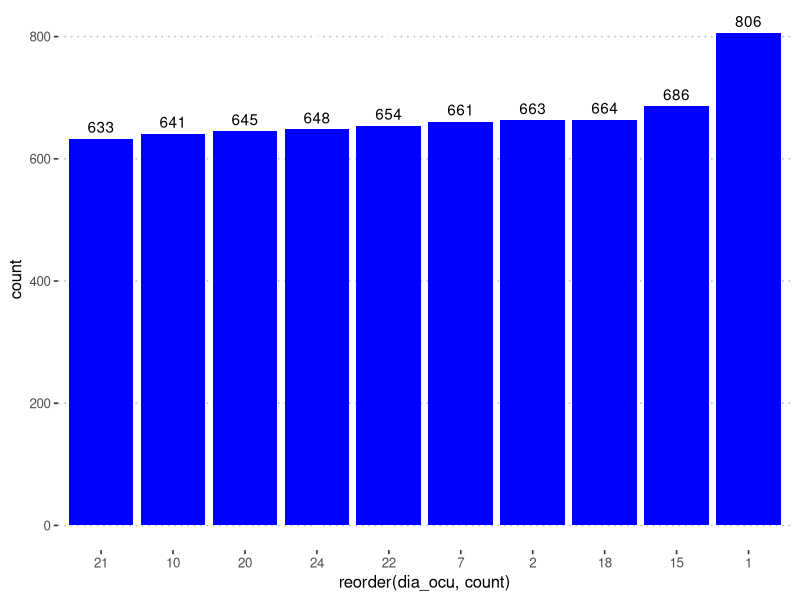
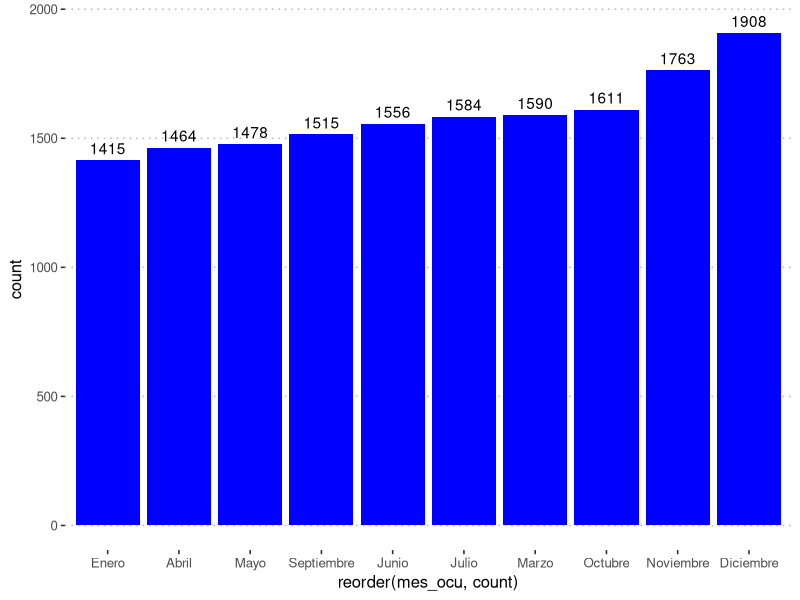
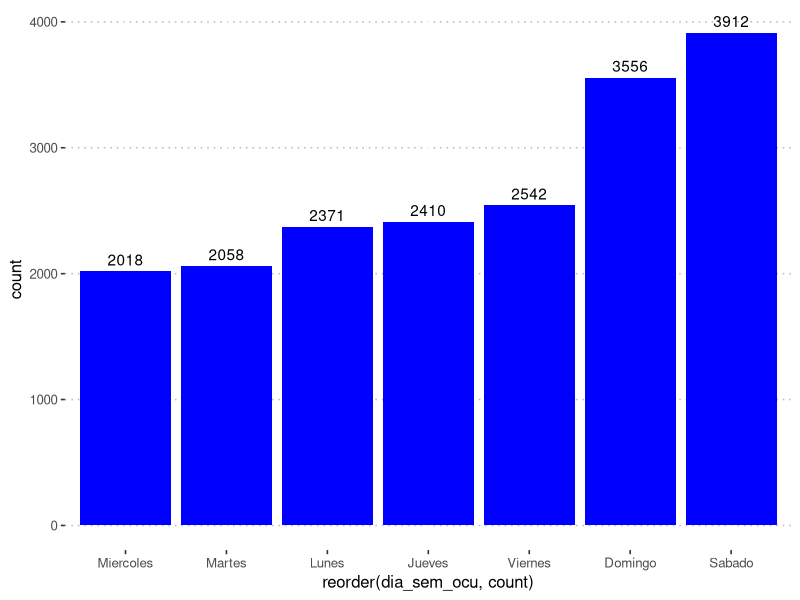
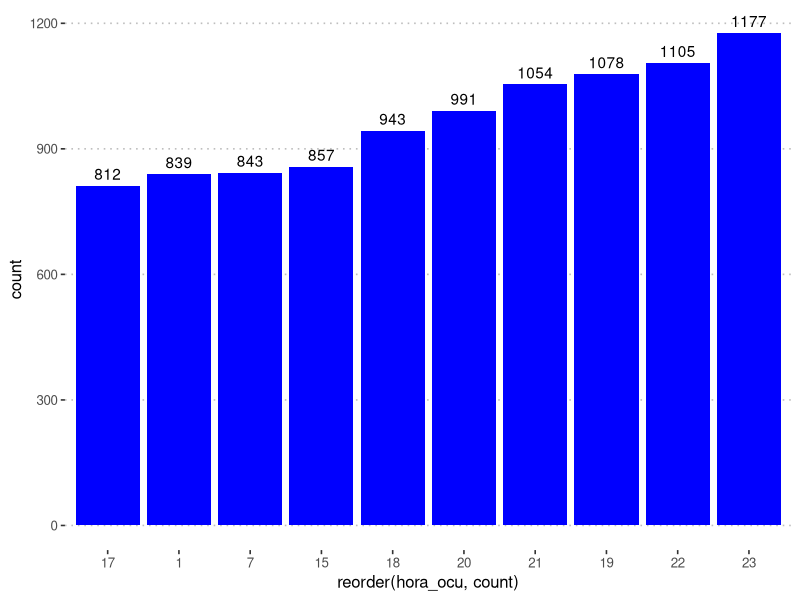
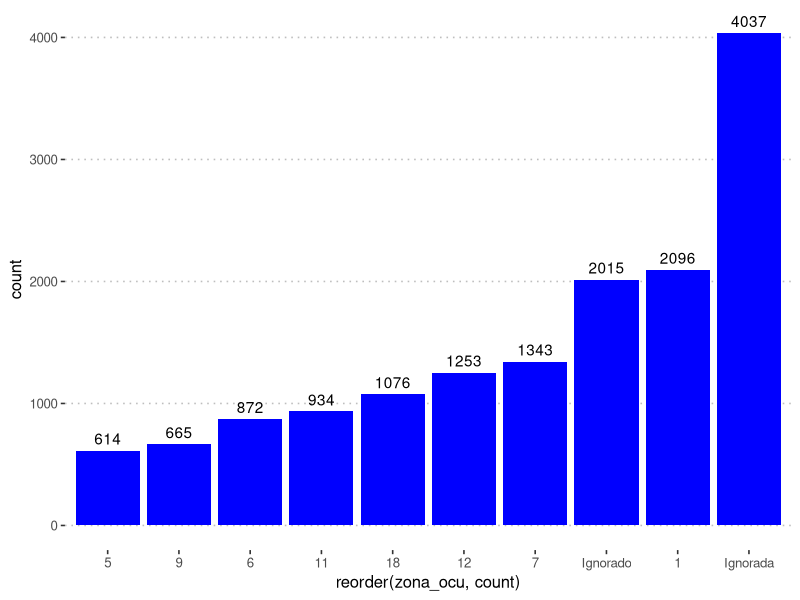
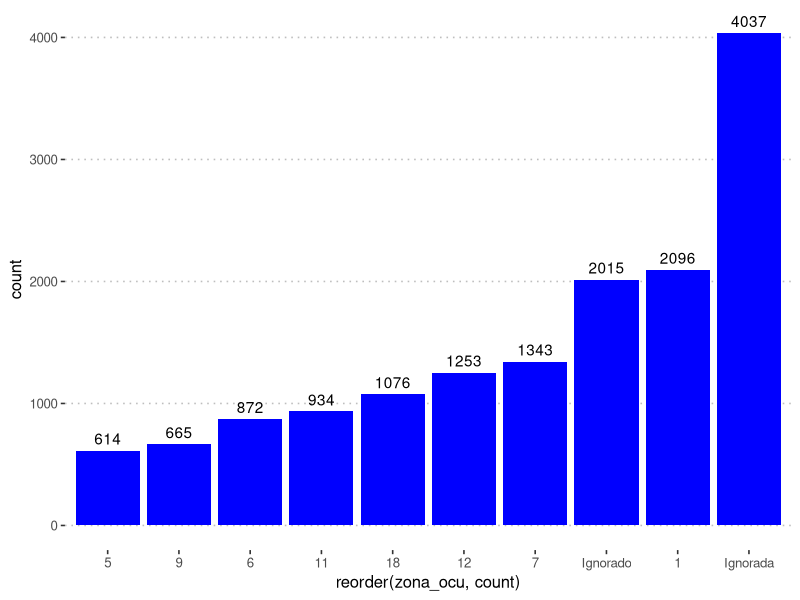
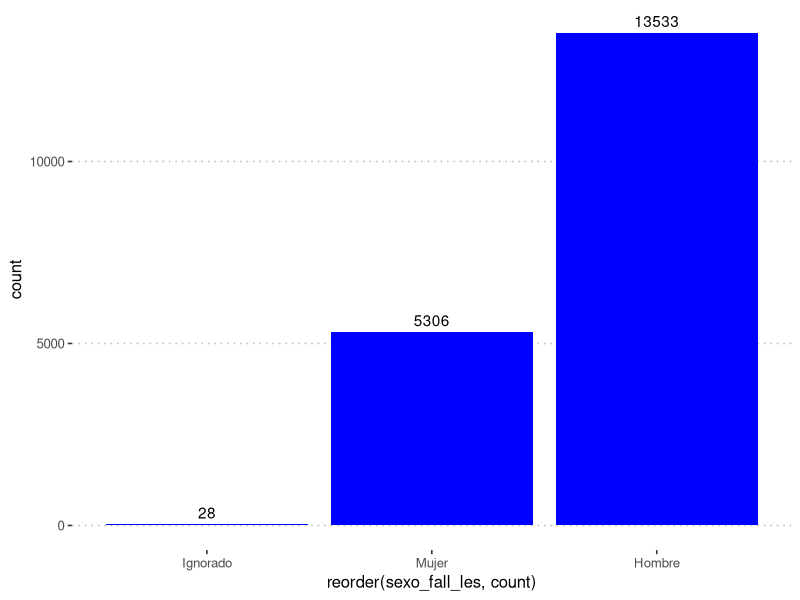
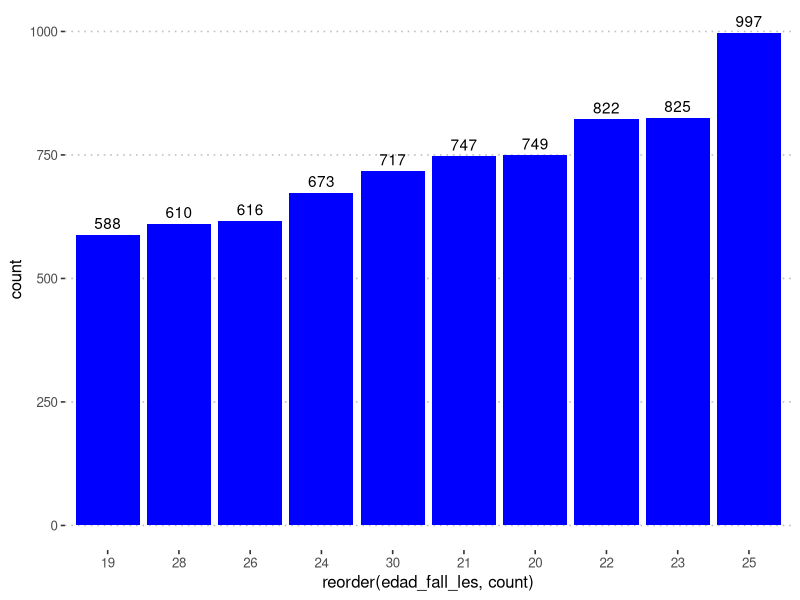

The R script that drew these images, in order:
## ---- chunk 1
knitr::opts_chunk$set(echo = TRUE)
library(ggplot2)
library(ggpubr)
library(dplyr)
theme_set(theme_pubr())
datos<-read.csv("INE-Accidentes-Guatemala.csv", stringsAsFactors = FALSE)
datos<-na.omit(datos)
datos <- datos[which(datos$depto_ocu == "Guatemala"), ]
## ---- chunk 2
datos$mes <- 0
datos[which(datos$mes_ocu == "Enero"), ]$mes <- 1
datos[which(datos$mes_ocu == "Febrero"), ]$mes <- 2
datos[which(datos$mes_ocu == "Marzo"), ]$mes <- 3
datos[which(datos$mes_ocu == "Abril"), ]$mes <- 4
datos[which(datos$mes_ocu == "Mayo"), ]$mes <- 5
datos[which(datos$mes_ocu == "Junio"), ]$mes <- 6
datos[which(datos$mes_ocu == "Julio"), ]$mes <- 7
datos[which(datos$mes_ocu == "Agosto"), ]$mes <- 8
datos[which(datos$mes_ocu == "Septiembre"), ]$mes <- 9
datos[which(datos$mes_ocu == "Octubre"), ]$mes <- 10
datos[which(datos$mes_ocu == "Noviembre"), ]$mes <- 11
datos[which(datos$mes_ocu == "Diciembre"), ]$mes <- 12
datos
## ---- chunk 3
#Dia de ocurrencia
df <- datos %>%
  group_by(dia_ocu) %>%
  summarise(count = n())
df <- df[order(-df$count),]
df <- df[1:10,]
print(df)
ggplot(df, aes(x = reorder(dia_ocu, count), y = count)) + geom_bar(fill = "blue", stat = "identity") + geom_text(aes(label = count), vjust = -0.5) + theme_pubclean()
## ---- chunk 4
#Mes de ocurrencia
df <- datos %>%
  group_by(mes_ocu) %>%
  summarise(count = n())
df <- df[order(-df$count),]
df <- df[1:10,]
print(df)
ggplot(df, aes(x = reorder(mes_ocu, count), y = count)) + geom_bar(fill = "blue", stat = "identity") + geom_text(aes(label = count), vjust = -0.5) + theme_pubclean()
## ---- chunk 5
#Día de la semana de ocurrencia
df <- datos %>%
  group_by(dia_sem_ocu) %>%
  summarise(count = n())
df <- df[order(-df$count),]
print(df)
ggplot(df, aes(x = reorder(dia_sem_ocu, count), y = count)) + geom_bar(fill = "blue", stat = "identity") + geom_text(aes(label = count), vjust = -0.5) + theme_pubclean()
## ---- chunk 6
#Hora de ocurrencia
df <- datos %>%
  group_by(hora_ocu) %>%
  summarise(count = n())
df <- df[order(-df$count),]
df <- df[1:10,]
print(df)
ggplot(df, aes(x = reorder(hora_ocu, count), y = count)) + geom_bar(fill = "blue", stat = "identity") + geom_text(aes(label = count), vjust = -0.5) + theme_pubclean()
## ---- chunk 7
#Municipio de ocurrencia
df <- datos %>%
  group_by(zona_ocu) %>%
  summarise(count = n())
df <- df[order(-df$count),]
df <- df[1:10,]
print(df)
ggplot(df, aes(x = reorder(zona_ocu, count), y = count)) + geom_bar(fill = "blue", stat = "identity") + geom_text(aes(label = count), vjust = -0.5) + theme_pubclean()
## ---- chunk 8
#Zona ocurrencia
df <- datos %>%
  group_by(zona_ocu) %>%
  summarise(count = n())
df <- df[order(-df$count),]
df <- df[1:10,]
print(df)
ggplot(df, aes(x = reorder(zona_ocu, count), y = count)) + geom_bar(fill = "blue", stat = "identity") + geom_text(aes(label = count), vjust = -0.5) + theme_pubclean()
## ---- chunk 9
#Sexo del involucrado
df <- datos %>%
  group_by(sexo_fall_les) %>%
  summarise(count = n())
df <- df[order(-df$count),]
print(df)
ggplot(df, aes(x = reorder(sexo_fall_les, count), y = count)) + geom_bar(fill = "blue", stat = "identity") + geom_text(aes(label = count), vjust = -0.5) + theme_pubclean()
## ---- chunk 10
#Edad del involucrado
df <- datos %>%
  group_by(edad_fall_les) %>%
  summarise(count = n())
df <- df[order(-df$count),]
df <- df[1:10,]
print(df)
ggplot(df, aes(x = reorder(edad_fall_les, count), y = count)) + geom_bar(fill = "blue", stat = "identity") + geom_text(aes(label = count), vjust = -0.5) + theme_pubclean()
## ---- chunk 11
#Tipo de vehiculo
df <- datos %>%
  group_by(tipo_vehi) %>%
  summarise(count = n())
df <- df[order(-df$count),]
df <- df[1:10,]
print(df)
ggplot(df, aes(x = reorder(tipo_vehi, count), y = count)) + geom_bar(fill = "blue", stat = "identity") + geom_text(aes(label = count), vjust = -0.5) + theme_pubclean()
## ---- chunk 12
#Color vehiculo
df <- datos %>%
  group_by(color_vehi) %>%
  summarise(count = n())
df <- df[order(-df$count),]
df <- df[1:10,]
print(df)
ggplot(df, aes(x = reorder(color_vehi, count), y = count)) + geom_bar(fill = "blue", stat = "identity") + geom_text(aes(label = count), vjust = -0.5) + theme_pubclean()
## ---- chunk 13
#Causa de ocurrencia
df <- datos %>%
  group_by(causa_acc) %>%
  summarise(count = n())
df <- df[order(-df$count),]
print(df)
ggplot(df, aes(x = reorder(causa_acc, count), y = count)) + geom_bar(fill = "blue", stat = "identity") + geom_text(aes(label = count), vjust = -0.5) + theme_pubclean()
## ---- chunk 14
#Estado del implicado
df <- datos %>%
  group_by(estado_implicado) %>%
  summarise(count = n())
df <- df[order(-df$count),]
print(df)
ggplot(df, aes(x = reorder(estado_implicado, count), y = count)) + geom_bar(fill = "blue", stat = "identity") + geom_text(aes(label = count), vjust = -0.5) + theme_pubclean()
## ---- chunk 15
#Año
df <- datos %>%
  group_by(year) %>%
  summarise(count = n())
df <- df[order(-df$count),]
print(df)
ggplot(df, aes(x = reorder(year, count), y = count)) + geom_bar(fill = "blue", stat = "identity") + geom_text(aes(label = count), vjust = -0.5) + theme_pubclean()
## ---- chunk 16
#Limpieza de Datos de Insivumeh
library(readxl)

datosInsi <- read_xlsx("Insivumeh.xlsx")
datosInsi<-datosInsi[,-c(8, 9, 10, 11, 13, 14, 17)]
names(datosInsi)[1] <- "year"
names(datosInsi)[2] <- "mes"	
names(datosInsi)[3] <- "dia_ocu"
names(datosInsi)[4] <- "tempMax"
names(datosInsi)[5] <- "tempMin"
names(datosInsi)[6] <- "tempMed"
names(datosInsi)[7] <- "lluviaMed"
names(datosInsi)[8] <- "nuboMedia"
names(datosInsi)[9] <- "humeRelMedia"
names(datosInsi)[10] <- "presionAtmMedia"
## ---- chunk 17
df <- datosInsi %>%
  group_by(tempMax) %>%
  summarise(count = n())

ggplot(df, aes(x = reorder(tempMax, count), y = count)) + geom_bar(fill = "blue", stat = "identity")+ theme_pubclean()


sample = datosInsi[sample(nrow(datosInsi), 5000), ]
shapiro.test(sample$tempMax)
summary(datosInsi$tempMax)
## ---- chunk 18
datosInsi$tempMax[is.na(datosInsi$tempMax)] <-25.66
## ---- chunk 19
df <- datosInsi %>%
  group_by(tempMax) %>%
  summarise(count = n())

ggplot(df, aes(x = reorder(tempMax, count), y = count)) + geom_bar(fill = "blue", stat = "identity")+ theme_pubclean()


sample = datosInsi[sample(nrow(datosInsi), 5000), ]
shapiro.test(sample$tempMax)
summary(datosInsi$tempMax)
## ---- chunk 20
df <- datosInsi %>%
  group_by(tempMin) %>%
  summarise(count = n())

ggplot(df, aes(x = reorder(tempMin, count), y = count)) + geom_bar(fill = "blue", stat = "identity")+ theme_pubclean()


sample = datosInsi[sample(nrow(datosInsi), 5000), ]
shapiro.test(sample$tempMin)
summary(datosInsi$tempMin)
## ---- chunk 21
datosInsi$tempMin[is.na(datosInsi$tempMin)] <-15.56
## ---- chunk 22
df <- datosInsi %>%
  group_by(tempMin) %>%
  summarise(count = n())

ggplot(df, aes(x = reorder(tempMin, count), y = count)) + geom_bar(fill = "blue", stat = "identity")+ theme_pubclean()


sample = datosInsi[sample(nrow(datosInsi), 5000), ]
shapiro.test(sample$tempMin)
summary(datosInsi$tempMin)
## ---- chunk 23
df <- datosInsi %>%
  group_by(tempMed) %>%
  summarise(count = n())

ggplot(df, aes(x = reorder(tempMed, count), y = count)) + geom_bar(fill = "blue", stat = "identity")+ theme_pubclean()


sample = datosInsi[sample(nrow(datosInsi), 5000), ]
shapiro.test(sample$tempMed)
summary(datosInsi$tempMed)
## ---- chunk 24
datosInsi$tempMed[is.na(datosInsi$tempMed)] <- 19.97
## ---- chunk 25
df <- datosInsi %>%
  group_by(tempMed) %>%
  summarise(count = n())

ggplot(df, aes(x = reorder(tempMed, count), y = count)) + geom_bar(fill = "blue", stat = "identity")+ theme_pubclean()


sample = datosInsi[sample(nrow(datosInsi), 5000), ]
shapiro.test(sample$tempMed)
summary(datosInsi$tempMed)
## ---- chunk 26
df <- datosInsi %>%
  group_by(lluviaMed) %>%
  summarise(count = n())

ggplot(df, aes(x = reorder(lluviaMed, count), y = count)) + geom_bar(fill = "blue", stat = "identity")+ theme_pubclean()


sample = datosInsi[sample(nrow(datosInsi), 5000), ]
shapiro.test(sample$lluviaMed)
summary(datosInsi$lluviaMed)
## ---- chunk 27
datosInsi$lluviaMed[is.na(datosInsi$lluviaMed)] <-3.49
## ---- chunk 28
df <- datosInsi %>%
  group_by(lluviaMed) %>%
  summarise(count = n())

ggplot(df, aes(x = reorder(lluviaMed, count), y = count)) + geom_bar(fill = "blue", stat = "identity")+ theme_pubclean()


sample = datosInsi[sample(nrow(datosInsi), 5000), ]
shapiro.test(sample$lluviaMed)
summary(datosInsi$lluviaMed)
## ---- chunk 29
df <- datosInsi %>%
  group_by(nuboMedia) %>%
  summarise(count = n())

ggplot(df, aes(x = reorder(nuboMedia, count), y = count)) + geom_bar(fill = "blue", stat = "identity")+ theme_pubclean()


sample = datosInsi[sample(nrow(datosInsi), 5000), ]
shapiro.test(sample$nuboMedia)
summary(datosInsi$nuboMedia)
## ---- chunk 30
datosInsi$nuboMedia[is.na(datosInsi$nuboMedia)] <-5.667
## ---- chunk 31
df <- datosInsi %>%
  group_by(nuboMedia) %>%
  summarise(count = n())

ggplot(df, aes(x = reorder(nuboMedia, count), y = count)) + geom_bar(fill = "blue", stat = "identity")+ theme_pubclean()


sample = datosInsi[sample(nrow(datosInsi), 5000), ]
shapiro.test(sample$nuboMedia)
summary(datosInsi$nuboMedia)
## ---- chunk 32
df <- datosInsi %>%
  group_by(humeRelMedia) %>%
  summarise(count = n())

ggplot(df, aes(x = reorder(humeRelMedia, count), y = count)) + geom_bar(fill = "blue", stat = "identity")+ theme_pubclean()

sample = datosInsi[sample(nrow(datosInsi), 5000), ]
shapiro.test(sample$humeRelMedia)
summary(datosInsi$humeRelMedia)

## ---- chunk 33
datosInsi$humeRelMedia[is.na(datosInsi$humeRelMedia)] <-75.6
## ---- chunk 34
df <- datosInsi %>%
  group_by(humeRelMedia) %>%
  summarise(count = n())

ggplot(df, aes(x = reorder(humeRelMedia, count), y = count)) + geom_bar(fill = "blue", stat = "identity")+ theme_pubclean()

sample = datosInsi[sample(nrow(datosInsi), 5000), ]
shapiro.test(sample$humeRelMedia)
summary(datosInsi$humeRelMedia)

## ---- chunk 35
df <- datosInsi %>%
  group_by(presionAtmMedia) %>%
  summarise(count = n())

ggplot(df, aes(x = reorder(presionAtmMedia, count), y = count)) + geom_bar(fill = "blue", stat = "identity")+ theme_pubclean()

sample = datosInsi[sample(nrow(datosInsi), 5000), ]
shapiro.test(sample$presionAtmMedia)
summary(datosInsi$presionAtmMedia)

## ---- chunk 36
datosInsi$presionAtmMedia[is.na(datosInsi$presionAtmMedia)] <-640.7
## ---- chunk 37
df <- datosInsi %>%
  group_by(presionAtmMedia) %>%
  summarise(count = n())

ggplot(df, aes(x = reorder(presionAtmMedia, count), y = count)) + geom_bar(fill = "blue", stat = "identity")+ theme_pubclean()

sample = datosInsi[sample(nrow(datosInsi), 5000), ]
shapiro.test(sample$presionAtmMedia)
summary(datosInsi$presionAtmMedia)

## ---- chunk 38
datosInsi
## ---- chunk 39
dataMezclada <- merge(x = datos, y = datosInsi, by = c("mes","year","dia_ocu"))
dataMezclada<-dataMezclada[,-c(9)]
dataMezclada
## ---- chunk 40
#Convertir variables categoritas a numericas categoricas
dataMezclada$mes_ocu <- as.numeric(factor(dataMezclada$mes_ocu))
dataMezclada$dia_sem_ocu <- as.numeric(factor(dataMezclada$dia_sem_ocu))
dataMezclada$dia_sem_ocu <- as.numeric(factor(dataMezclada$dia_sem_ocu))
dataMezclada$depto_ocu <- as.numeric(factor(dataMezclada$depto_ocu))
dataMezclada$mupio_ocu <- as.numeric(factor(dataMezclada$mupio_ocu))
dataMezclada$sexo_fall_les <- as.numeric(factor(dataMezclada$sexo_fall_les))
dataMezclada$tipo_vehi <- as.numeric(factor(dataMezclada$tipo_vehi))
dataMezclada$color_vehi <- as.numeric(factor(dataMezclada$color_vehi))
dataMezclada$causa_acc <- as.numeric(factor(dataMezclada$causa_acc))
dataMezclada$estado_implicado <- as.numeric(factor(dataMezclada$estado_implicado))

dataMezclada[2:3] <- lapply(dataMezclada[2:3], as.numeric)
dataMezclada[6] <- lapply(dataMezclada[6], as.numeric)
dataMezclada[10] <- lapply(dataMezclada[10], as.numeric)
dataMezclada
## ---- chunk 41
library(corrplot)
matriz_cor <- cor(dataMezclada)
corrplot(matriz_cor)
